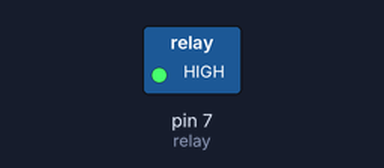
Simulated run of this sketch. Board: Arduino Uno, built with avr-gcc and run on an emulated ATmega328P. Parts: switched loads named in the sketch (green lamp = pin HIGH). Dashed ring = blinking.

Above: at 0.5 s.
Timing chart, 0 to 4.6 s (numbered marks = the images above):
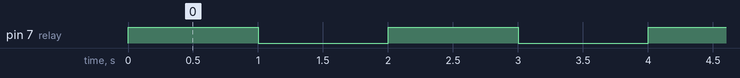

The sketch:

transistorbc547.ino
```cpp
#define relay 7

void setup() {
  // put your setup code here, to run once:
pinMode(relay,OUTPUT);

}

void loop() {
  // put your main code here, to run repeatedly:
digitalWrite(relay,HIGH);
delay(1000);

digitalWrite(relay,LOW);
delay(1000);

}
```

Measured:
- by itself, pin 7 (relay): alternates HIGH for 1.0 s and LOW for 1.0 s
